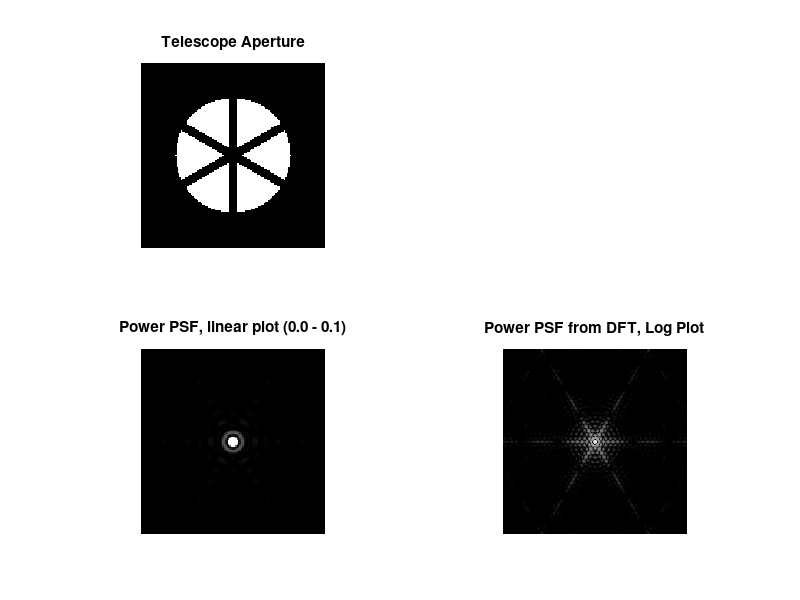

Reproduce this figure in MATLAB.
% difspike.m   Creates airy intensity PSF and plots to screen
%
% 
rad0= 40;   % radius of telescope aperture
rad1=  4;    % radius of telescope secondary
width = 3;  % width of supporting struts
%
clf
%
% Create matrix rad; value of each element is
% the radius from the centre
% 
xaxis=linspace(-64,64,129);
[XX,YY]=meshgrid(xaxis);
rad = sqrt(XX.*XX  + YY.*YY);
%
XX2 = XX*cos(2*pi/3) + YY*sin(2*pi/3);
YY2 = -XX*sin(2*pi/3) + YY*cos(2*pi/3);
%
XX3 = XX*cos(4*pi/3) + YY*sin(4*pi/3);
YY3 = -XX*sin(4*pi/3) + YY*cos(4*pi/3); 
%
circle1=ones(129,129);
index=find(rad>rad0);
circle1(index)= 0;
%
circle2=ones(129,129);
index=find(rad<rad1);
circle2(index)= 0;
circle = circle1.*circle2;
%
%
strip1= ones(129,129);
index= find(abs(XX)<width);
strip1(index) = 0;
%
strip2= ones(129,129);
index= find(abs(XX2)<width);
strip2(index) = 0;
%
strip3= ones(129,129);
index= find(abs(XX3)<width);
strip3(index) = 0;
%
comb1 = strip1.*strip2.*strip3.*circle;
subplot(2,2,1)
imshow(comb1)
title('Telescope Aperture')
%
% calculate electric field Airy pattern of circular 
% unblocked aperture
% 
arad = 1024/(2*pi*rad0);
airy1=(2*arad/pi)*besselj(1,(pi*rad/arad))./rad;
airy1(65,65) = 1; 
%
% calculate electric field Airy pattern of blocking
% by secondary mirror
% 
if (rad1>0)
%
 arad = 1024/(2*pi*rad1);
 airy2=((rad1/rad0).^2)*(2*arad/pi)*besselj(1,(pi*rad/arad))./rad;
 airy2(65,65) = (rad1/rad0).^2; 
%
else
 airy2=0
end
%
if (width>0) 
%
% Calculate diffraction patterns of struts
% analytically
%
 x0=1024/width;
 y0=1024/(2*rad0);
%
 x1=1024/width;
 y1=1024/(2*rad1);
%
%
 facta = ((2*rad0*width)/(pi*rad0.^2));
 temp1 = (sin(2*pi*XX/x0)./(2*pi*XX/x0));
 temp1(:,65) = 1;
 temp2 =  (sin(2*pi*YY/y0)./(2*pi*YY/y0));
 temp2(65,:) = 1;
 fstrip1a=facta*temp1.*temp2;
%
 factb = ((2*rad1*width)/(pi*rad0.^2))
 temp1 = (sin(2*pi*XX/x1)./(2*pi*XX/x1));
 temp1(:,65) = 1;
 temp2 =  (sin(2*pi*YY/y1)./(2*pi*YY/y1));
 temp2(65,:) = 1;
 fstrip1b=factb*temp1.*temp2;
%
 fstrip1 = fstrip1a - fstrip1b;
%
%
 temp1 = (sin(2*pi*XX2/x0))./(2*pi*XX2/x0);
 temp1(65,65) = 1;
 temp2 =  (sin(2*pi*YY2/y0))./(2*pi*YY2/y0);
 temp2(65,65) = 1;
 fstrip2a=facta*temp1.*temp2;
%
 factb = ((2*rad1*width)/(pi*rad0.^2));
 temp1 = (sin(2*pi*XX2/x1)./(2*pi*XX2/x1));
 temp1(:,65) = 1;
 temp2 =  (sin(2*pi*YY2/y1)./(2*pi*YY2/y1));
 temp2(65,:) = 1;
 fstrip2b=factb*temp1.*temp2;
%
 fstrip2 = fstrip2a - fstrip2b;
%
 temp1 = (sin(2*pi*XX3/x0))./(2*pi*XX3/x0);
 temp1(65,65) = 1;
 temp2 =  (sin(2*pi*YY3/y0))./(2*pi*YY3/y0);
 temp2(65,65) = 1;
 fstrip3a=facta*temp1.*temp2;
%
 factb = ((2*rad1*width)/(pi*rad0.^2));
 temp1 = (sin(2*pi*XX3/x1)./(2*pi*XX3/x1));
 temp1(:,65) = 1;
 temp2 =  (sin(2*pi*YY3/y1)./(2*pi*YY3/y1));
 temp2(65,:) = 1;
 fstrip3b=factb*temp1.*temp2;
%
 fstrip3 = fstrip3a - fstrip3b;
%
else
 fstrip1=0;
 fstrip2=0;
 fstrip3=0;
end
%
% Create power PSF
%
allspike = fstrip1+fstrip2+fstrip3;
epsf = airy1 - airy2  - allspike;
psf = epsf.^2; 
%
subplot(2,2,3);
imshow(psf, [0 0.1])
title('Power PSF, linear plot (0.0 - 0.1)')
%
subplot(2,2,4)
lpsf = (1/5)*log10(1E5*psf+1);
imshow(lpsf, [0 1]);
title('Power PSF, log plot');
%
% subplot(2,2,2)
%
comb2=zeros(512,512);
comb2(192:320,192:320)=comb1;
ftcomb = abs(fftshift(fft2(fftshift(comb2))))/4176;
spsf = ftcomb.*ftcomb;
% imshow(spsf,[0 0.01]);
logspsf = (1/4)*log10(10000*spsf+1);
imshow(logspsf, [0 1]);
title('Power PSF from DFT, Log Plot')
%
disp('click on figures to zoom in')
%








